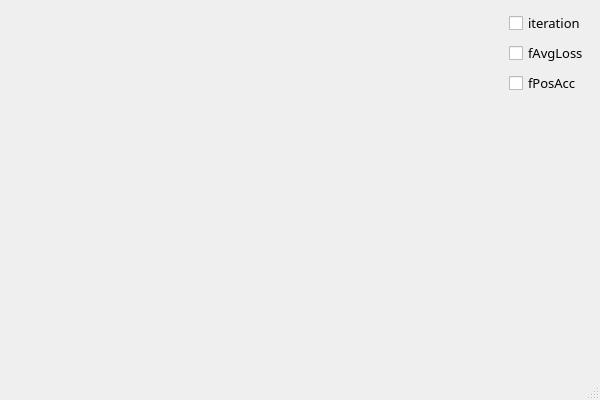
<?xml version="1.0" encoding="UTF-8"?>
<ui version="4.0">
 <class>TrainingStatisticsChartClass</class>
 <widget class="QMainWindow" name="TrainingStatisticsChartClass">
  <property name="geometry">
   <rect>
    <x>0</x>
    <y>0</y>
    <width>600</width>
    <height>400</height>
   </rect>
  </property>
  <property name="windowTitle">
   <string>TrainingStatisticsChart</string>
  </property>
  <widget class="QWidget" name="centralWidget">
   <layout class="QHBoxLayout" name="horizontalLayout" stretch="100,1">
    <item>
     <widget class="QCustomPlot" name="ChartDisplayWidget" native="true"/>
    </item>
    <item>
     <layout class="QVBoxLayout" name="verticalLayout">
      <item>
       <widget class="QCheckBox" name="iteration_checkBox">
        <property name="font">
         <font>
          <family>Cascadia Mono SemiBold</family>
          <pointsize>10</pointsize>
         </font>
        </property>
        <property name="text">
         <string>iteration</string>
        </property>
       </widget>
      </item>
      <item>
       <widget class="QCheckBox" name="fAvgLoss_checkBox">
        <property name="font">
         <font>
          <family>Cascadia Mono SemiBold</family>
          <pointsize>10</pointsize>
         </font>
        </property>
        <property name="text">
         <string>fAvgLoss</string>
        </property>
       </widget>
      </item>
      <item>
       <widget class="QCheckBox" name="fPosAcc_checkBox">
        <property name="font">
         <font>
          <family>Cascadia Mono SemiBold</family>
          <pointsize>10</pointsize>
         </font>
        </property>
        <property name="text">
         <string>fPosAcc</string>
        </property>
       </widget>
      </item>
      <item>
       <spacer name="verticalSpacer">
        <property name="orientation">
         <enum>Qt::Vertical</enum>
        </property>
        <property name="sizeHint" stdset="0">
         <size>
          <width>20</width>
          <height>40</height>
         </size>
        </property>
       </spacer>
      </item>
     </layout>
    </item>
   </layout>
  </widget>
  <widget class="QStatusBar" name="statusBar"/>
 </widget>
 <layoutdefault spacing="6" margin="11"/>
 <customwidgets>
  <customwidget>
   <class>QCustomPlot</class>
   <extends>QWidget</extends>
   <header location="global">qcustomplot.h</header>
   <container>1</container>
  </customwidget>
 </customwidgets>
 <resources/>
 <connections/>
</ui>
